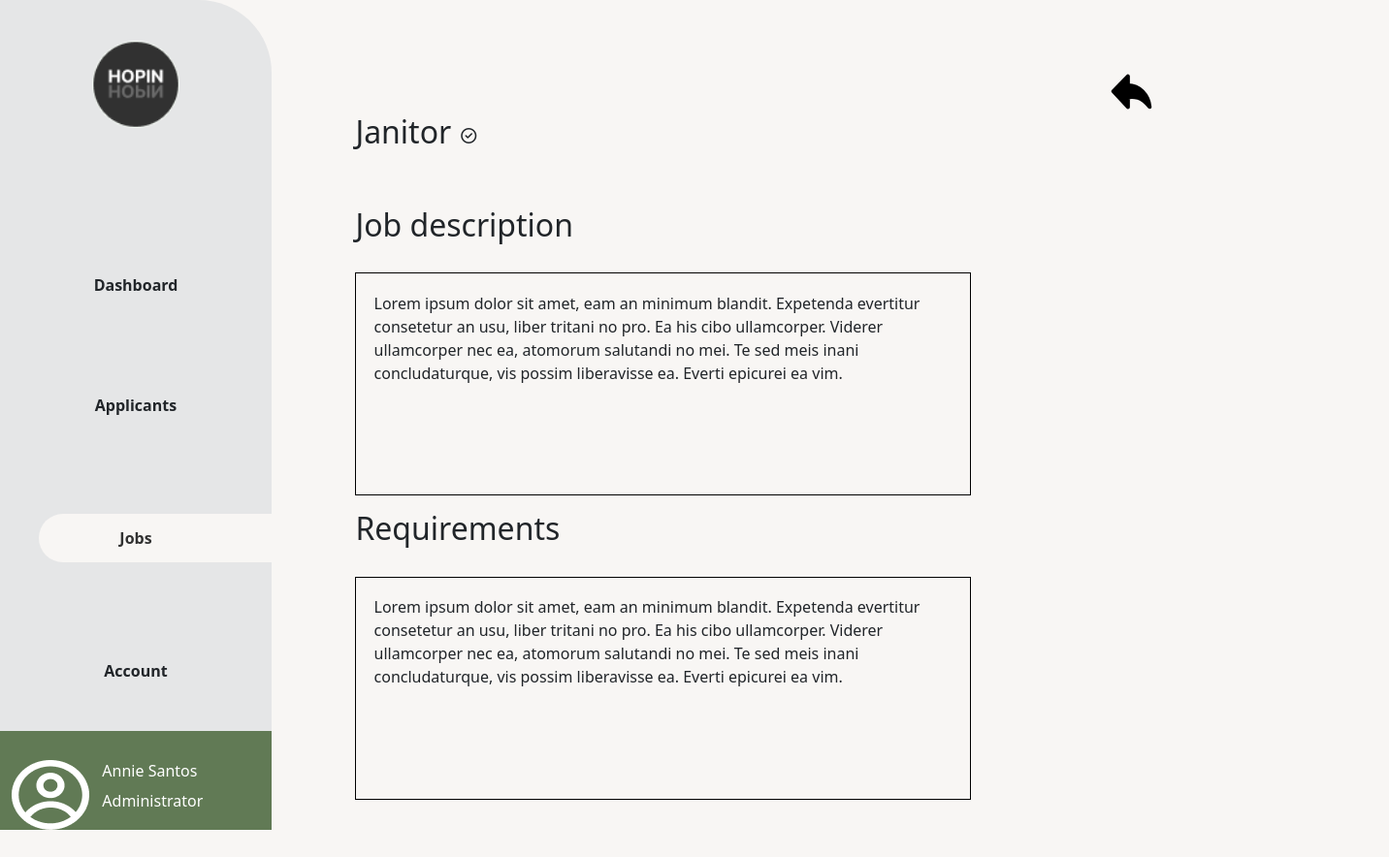
/hopin/html/jobdesc.php?jobdescid=1 (signed in), run on the app's committed database.
### tables this page shows
CREATE TABLE `jobs` (
  `Job_id` int(11) NOT NULL,
  `Job_title` varchar(255) NOT NULL,
  `Job_salary` varchar(255) NOT NULL,
  `Job_contract` enum('Full-time','Part-time','Internship') NOT NULL,
  `Job_status` enum('Active','Filled','Interviewing','Reopened') NOT NULL,
  `Job_desc` varchar(800) NOT NULL,
  `Job_reqs` varchar(800) NOT NULL
);

### hopin/html/jobdesc.php (the view, shortened to what this page needs)
<?php
include("../connections.php");
$jobid = $_GET['jobdescid'];
$name_query = "SELECT * FROM login WHERE id = '".$_SESSION['USER_ID']."'";
$name_query_run = mysqli_query($connections, $name_query);
if($name_query_run->num_rows > 0){
    $row = $name_query_run->fetch_assoc();
?>
<!DOCTYPE html>
<html lang="en">
<head>
    <link href="https://cdn.jsdelivr.net/npm/bootstrap@5.3.0/dist/css/bootstrap.min.css" rel="stylesheet">
    <link rel="stylesheet" href="https://cdnjs.cloudflare.com/ajax/libs/font-awesome/6.4.0/css/all.min.css" />
    <link rel="stylesheet" href="..\css\jobdesc.css">
</head>
<body>
    <div class="sidebar d-flex flex-column flex-shrink-0 p-3" style="width: 280px;">
        <img class="logo-sidebar" src="..\images\Logo.png" alt="">
        <ul class="nav nav-pills flex-column mb-auto mt-1 fw-bold">
            <li class="nav-item my-3">
                <a href="..\html\dashboard.php" class="nav-link link-dark" aria-current="page">
                Dashboard
                </a>
            </li>
            <li class="nav-item my-3">
                <a href="..\html\applicants.php" class="nav-link link-dark">
                Applicants
                </a>
            </li>
            <li class="nav-item my-3">
                <a href="..\html\jobs.php" class="nav-link active d-flex align-items-center justify-content-center">
                Jobs
                </a>
            </li>
            <li class="nav-item my-3">
                <a href="..\html\account.php" class="nav-link link-dark">
                Account
                </a>
            </li>
        </ul>
        <div class="custom-div row">
            <div class="col-4 iconUser-container">
                <img class="iconUser d-flex justify-content-center align-items-center mt-2" src="..\images\svg\icnUser.png" alt="">
            </div>
            <div class="col-8 d-flex justify-content-center flex-column flex-grow-1 mt-2 userDetails">
                <h6><?php echo $row['firstname'] . " " . $row['lastname']; ?></h6>
                <p><?php echo $row['role']; } ?></p>
            </div>
        </div>
    </div>
        <section class="main container">
            <div class="position-absolute container">
                <div>
                    <div class="back">
                        <a class="link-offset-2 link-offset-3-hover link-underline link-underline-opacity-0 link-underline-opacity-75-hover text-black" href="jobs.php">
                        </a>
                    </div>
                    <div class="d-flex align-items-center">
                        <h2>
                            <?php
                            $sqljobdesc = "SELECT * FROM jobs WHERE Job_id = $jobid";
                            $resultjobdesc = $connections->query($sqljobdesc);
                            $row = mysqli_fetch_assoc($resultjobdesc);
                            echo $row["Job_title"];
                            ?>
                        </h2>
                        <i class="fa-regular fa-circle-check "></i>
                    </div>
                </div>
                <div class="jobdesc">
                    <div>
                        <h2>Job description</h2>
                    </div>
                    <div class="jobdescarea border border-black">
                        <?php
                        echo $row["Job_desc"];
                        ?>
                    </div>
                    <div class="requi">
                        <h2>Requirements</h2>
                    </div>
                    <div class="jobreqsarea border border-black">
                    <?php
                        $jobreqs = $row["Job_reqs"];
                        echo $jobreqs;
                        ?>
                    </div>
                </div>
            </div>
        </section>
</body>
</html>

### hopin/css/jobdesc.css (style rules this page uses)
body { background-color: #F8F6F4 !important; }
.sidebar { position: fixed; height: 100vh; border-top-right-radius: 75px !important; background-color: #E5E6E7 !important; }
.my-3 { margin: 50px 0 !important; }
.mt-1 { margin-top: 100px !important; }
.mt-2 { margin-top: 30px !important; }
.custom-div { background-color: #617A55; height: 131px; margin: 0; padding: 0; }
.sidebar { padding: 0 !important; }
.nav-link { text-align: center !important; padding: 0 !important; }
.logo-sidebar { width: 90px; height: auto; margin-top: 42px; margin-left: 95px; }
.active { height: 50px !important; color: #313131 !important; background-color: #F8F6F4 !important; border-radius: 65px 0 0 65px !important; text-align: center !important; margin-left: 40px !important; padding-right: 40px !important; }
.iconUser-container { height: 100%; }
.userDetails { color: #FFFFFF !important; }
div.align-items-center { margin-bottom: 50px }
.fa-circle-check { margin-left:10px; }
.position-absolute { margin-top: 5%; margin-left: 20%; }
.back { margin-left: 60%; width: 50px; }
.jobdesc { width: 70%; }
.requi h2, .jobdesc h2 { margin-top: 15px; margin-bottom: 30px; }
.jobdesc { margin-bottom: 80px; }
.jobdescarea, .jobreqsarea { width: 70%; height: 230px; padding: 2%; }

### data on the page
jobs: Job_title "Janitor", Job_desc "Lorem ipsum dolor sit amet, eam an minimum blandit. Expetenda evertitur consetetur an usu, liber tritani no pro. Ea his cibo ullamcorper. Viderer ullamcorper nec ea, atomorum salutandi no mei. Te sed meis inani concludaturque, vis possim liberavisse ea. Everti epicurei ea vim.", Job_reqs "Lorem ipsum dolor sit amet, eam an minimum blandit. Expetenda evertitur consetetur an usu, liber tritani no pro. Ea his cibo ullamcorper. Viderer ullamcorper nec ea, atomorum salutandi no mei. Te sed meis inani concludaturque, vis possim liberavisse ea. Everti epicurei ea vim."

### other printed values
$row['firstname'] "Annie"
$row['lastname'] "Santos"
$row['role'] "Administrator"
